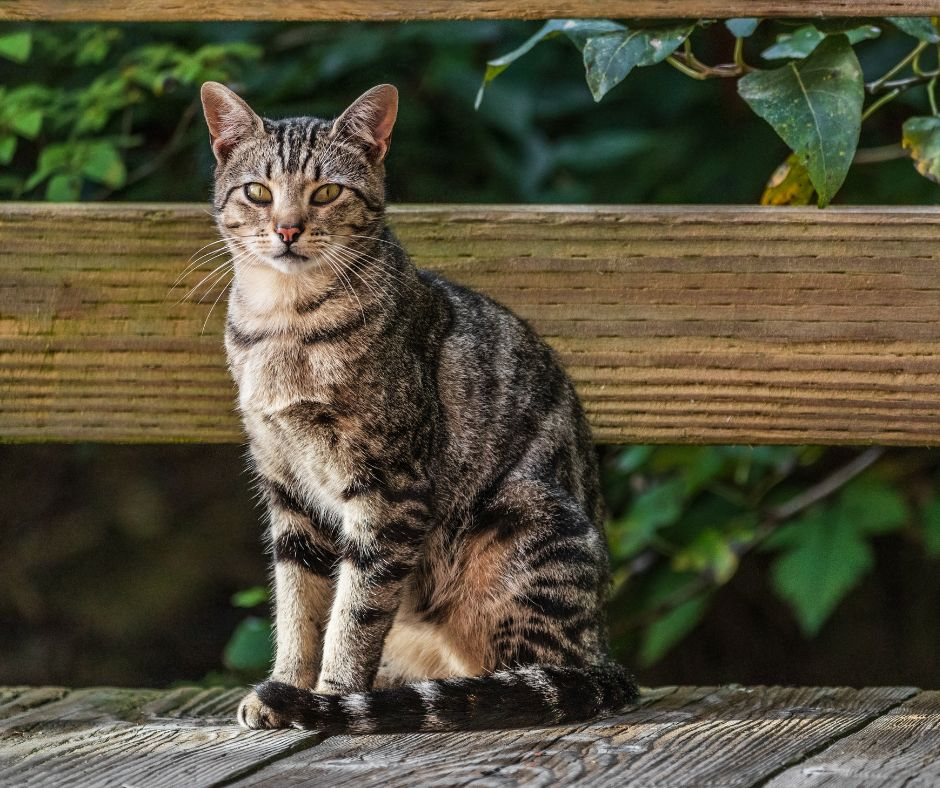
#> input picture zad10/kot1.jpg, 940 x 788 px
$ python zad10_2.py
#> lines starting #> are read from the running program, lines starting #| are printed output that depends on the picture
import numpy as np
import cv2

image1 = cv2.imread("kot1.jpg")
#> image1 is the input picture: shape (788, 940, 3); mean B, G, R 57.6, 78.4, 83.2
image2 = cv2.imread("kot2.png")
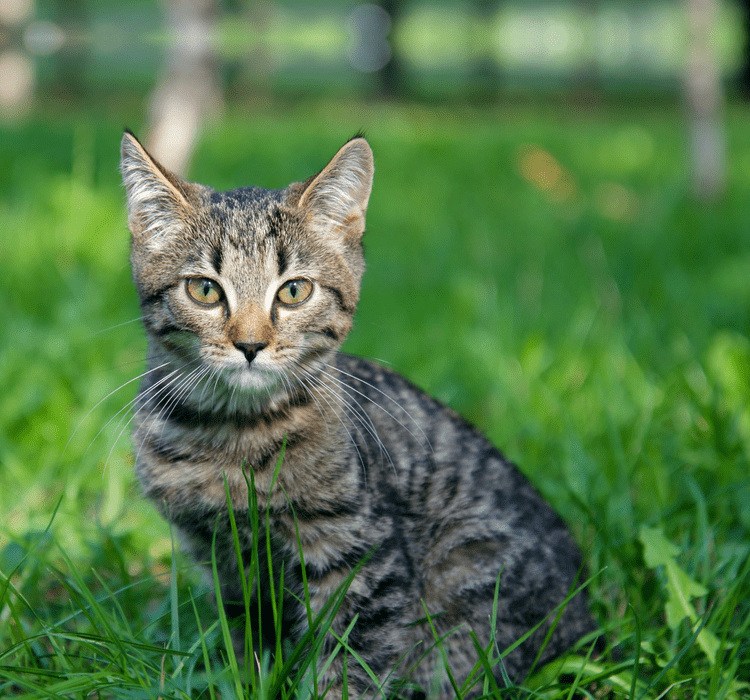
#> input picture zad10/kot2.png, 750 x 700 px
#> image2 is the input picture: shape (700, 750, 3); mean B, G, R 72.5, 120.3, 82.8

min_height = min(image1.shape[0], image2.shape[0])
#> min_height = 700
min_width = min(image1.shape[1], image2.shape[1])
#> min_width = 750

image1_resized = cv2.resize(image1, (min_width, min_height))
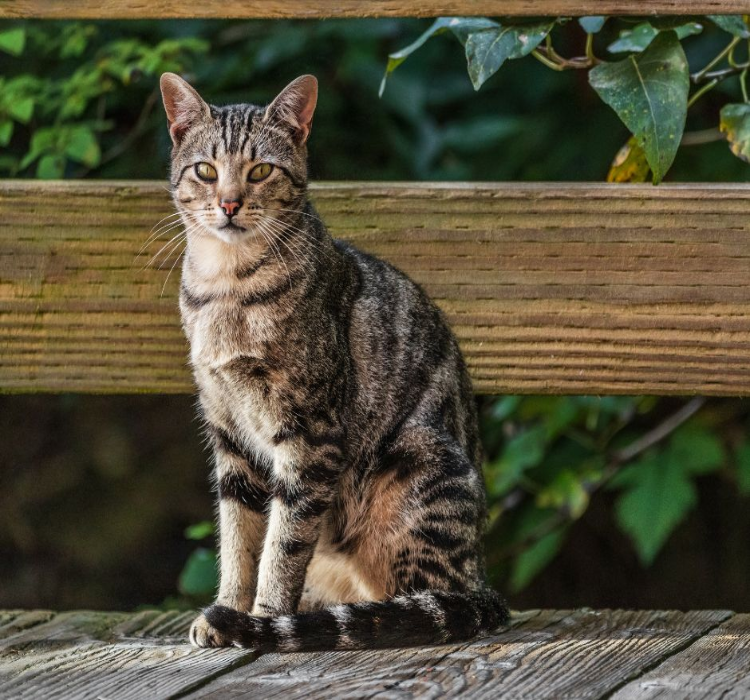
#> image1_resized: shape (700, 750, 3); mean B, G, R 57.4, 78.3, 83.1
image2_resized = cv2.resize(image2, (min_width, min_height))

bitwiseXor = cv2.bitwise_xor(image1_resized, image2_resized)
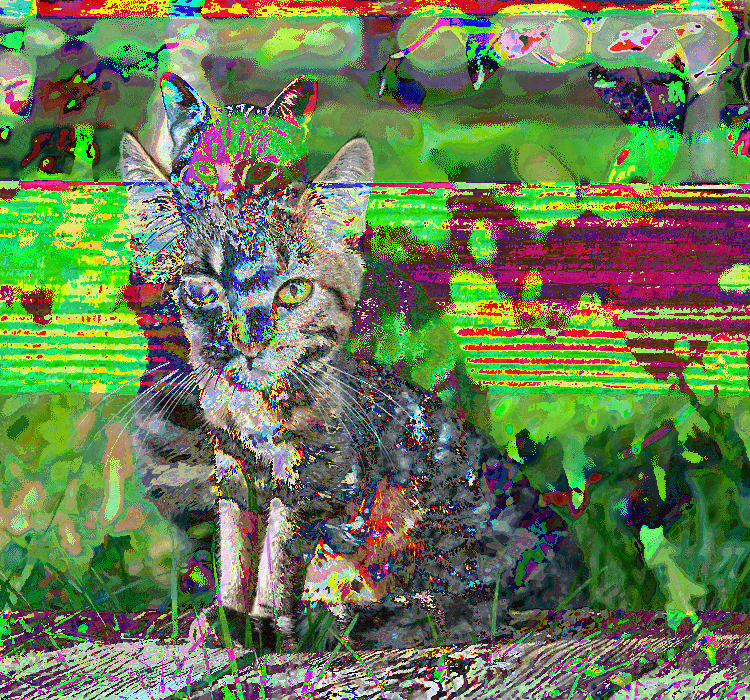
#> bitwiseXor: shape (700, 750, 3); mean B, G, R 84.4, 123.2, 104.9

cv2.imshow("XOR", bitwiseXor)

cv2.waitKey(0)
cv2.destroyAllWindows()
